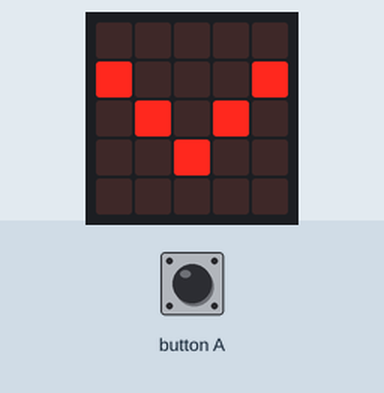
This program was run on a simulated BBC micro:bit (MakeCode). On the bench: the board's 5×5 LED display. The inputs (shaded band) are chosen by the test bench. Random numbers come from a fixed seed.

Above: at 1.2 s.
1.3 s: button A pressed for 0.15 s
At 1.52 s:
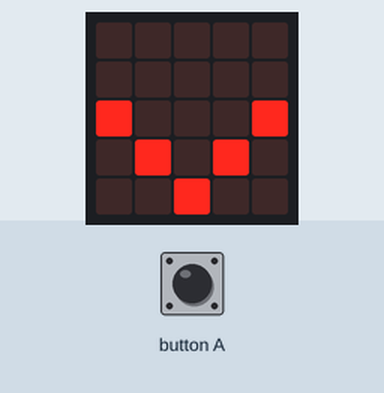
2.0 s: button A pressed 5 times (0.12 s each, 0.3 s apart)
At 3.08 s:
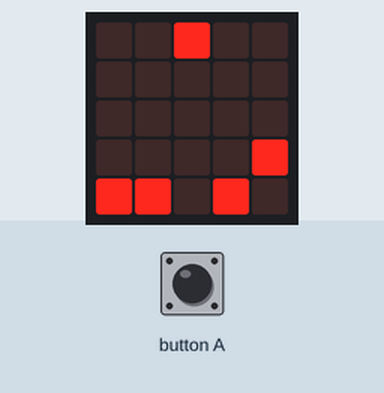
5.0 s: button A pressed for 0.15 s
At 5.36 s:
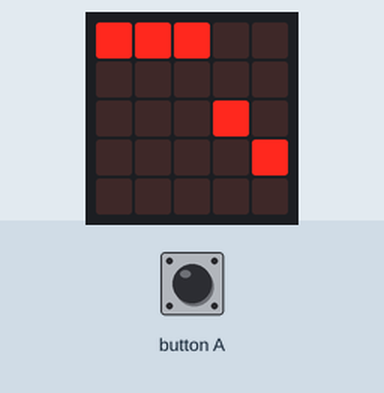
5.7 s: button A pressed for 0.15 s
At 5.92 s:
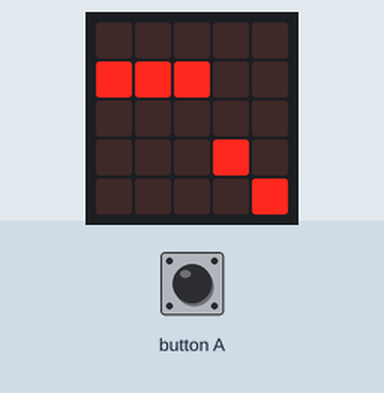
6.4 s: button A pressed for 0.15 s
At 6.62 s:
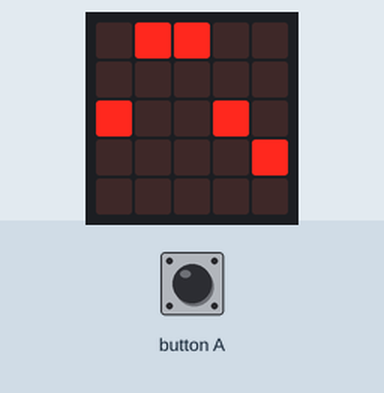
7.1 s: button A pressed 2 times (0.12 s each, 0.3 s apart)
At 8.0 s:
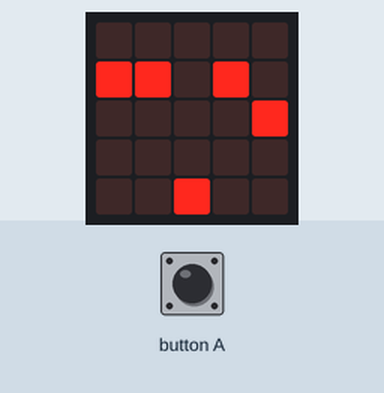

Measured:
- after the input at 1.3 s, the display: first changes after 0.21 s (image 1 shows a later state)

The program:

main.ts
```typescript
function jackpot () {
    if (a1.get(LedSpriteProperty.Y) == a2.get(LedSpriteProperty.Y) && (a3.get(LedSpriteProperty.Y) == a4.get(LedSpriteProperty.Y) && a4.get(LedSpriteProperty.Y) == a5.get(LedSpriteProperty.Y))) {
        basic.showString("JACKPOT")
    }
}
input.onButtonPressed(Button.A, function () {
    b1 = true
    b2 = true
    b3 = true
    b4 = true
    b5 = true
})
let b5 = false
let b4 = false
let b3 = false
let b2 = false
let b1 = false
let a5: game.LedSprite = null
let a4: game.LedSprite = null
let a3: game.LedSprite = null
let a2: game.LedSprite = null
let a1: game.LedSprite = null
a1 = game.createSprite(0, 1)
a2 = game.createSprite(1, 2)
a3 = game.createSprite(2, 3)
a4 = game.createSprite(3, 2)
a5 = game.createSprite(4, 1)
b1 = false
b2 = false
b3 = false
b4 = false
b5 = false
basic.forever(function () {
    if (b1) {
        for (let index = 0; index < randint(20, 30); index++) {
            basic.pause(50)
            a1.change(LedSpriteProperty.Y, 1)
            if (a1.get(LedSpriteProperty.Y) == 4) {
                basic.pause(50)
                a1.set(LedSpriteProperty.Y, 0)
            }
        }
        b1 = false
    }
})
basic.forever(function () {
    if (b2) {
        for (let index = 0; index < randint(31, 40); index++) {
            basic.pause(50)
            a2.change(LedSpriteProperty.Y, 1)
            if (a2.get(LedSpriteProperty.Y) == 4) {
                basic.pause(50)
                a2.set(LedSpriteProperty.Y, 0)
            }
        }
        b2 = false
    }
})
basic.forever(function () {
    if (b3) {
        for (let index = 0; index < randint(41, 50); index++) {
            basic.pause(50)
            a3.change(LedSpriteProperty.Y, 1)
            if (a3.get(LedSpriteProperty.Y) == 4) {
                basic.pause(50)
                a3.set(LedSpriteProperty.Y, 0)
            }
        }
        b3 = false
    }
})
basic.forever(function () {
    if (b4) {
        for (let index = 0; index < randint(51, 60); index++) {
            basic.pause(50)
            a4.change(LedSpriteProperty.Y, 1)
            if (a4.get(LedSpriteProperty.Y) == 4) {
                basic.pause(50)
                a4.set(LedSpriteProperty.Y, 0)
            }
        }
        b4 = false
    }
})
basic.forever(function () {
    if (b5) {
        for (let index = 0; index < randint(61, 70); index++) {
            basic.pause(50)
            a5.change(LedSpriteProperty.Y, 1)
            if (a5.get(LedSpriteProperty.Y) == 4) {
                basic.pause(50)
                a5.set(LedSpriteProperty.Y, 0)
            }
        }
        b5 = false
    }
    jackpot()
})
```

test.ts
```typescript
// 在這裡測試；當此封包作為擴充功能時，將不會編譯此內容。
```
